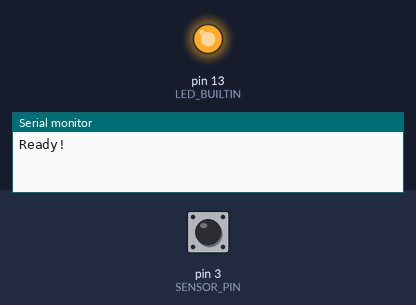
Recording of a sketch running on a simulated Arduino Uno, built with avr-gcc and run on an emulated ATmega328P. On the bench: output pins drawn as LEDs (lit = HIGH), the last lines printed to the serial monitor. Dashed ring = blinking. The inputs (shaded band) are chosen by the test bench; at power-on: pin 3 (SENSOR_PIN) HIGH.

Above: at 1.2 s.
1.3 s: pin 3 (SENSOR_PIN) driven LOW
At 2.0 s:
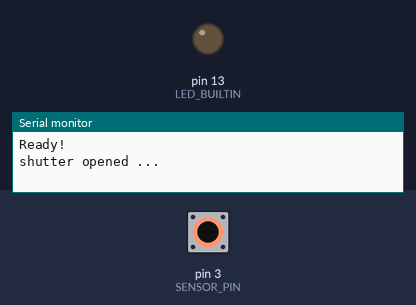
2.8 s: pin 3 (SENSOR_PIN) driven HIGH
At 3.4 s:
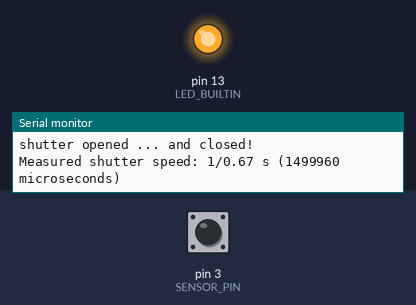
4.3 s: pin 3 (SENSOR_PIN) pulsed LOW 2 times (0.12 s each, 0.3 s apart)
At 4.51 s:
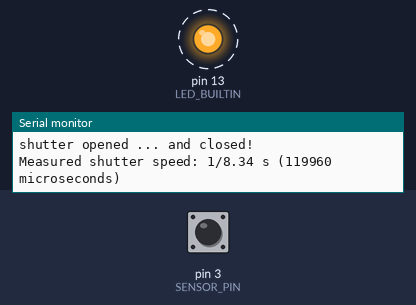
Timing chart, 0 to 7.3 s (numbered marks = the images above; inputs shaded):
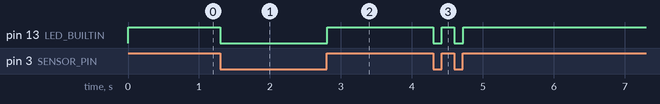

Measured:
- after the input at 1.3 s, pin 13 (LED_BUILTIN): HIGH → LOW at once
- after the input at 2.8 s, pin 13 (LED_BUILTIN): LOW → HIGH at once
- after the input at 4.3 s, pin 13 (LED_BUILTIN): alternates HIGH for 0.18 s and LOW for 0.12 s, 4 changes in all, then stays HIGH, starting at once

The sketch:

shutter_speed_tester.ino
```cpp
const int SENSOR_PIN = 3;
long t1, t2 = 0;
bool is_open = false;
bool has_fired = false;

void setup() {
    Serial.begin(9600);
    pinMode(SENSOR_PIN, INPUT_PULLUP);
    pinMode(LED_BUILTIN, OUTPUT);
    attachInterrupt(digitalPinToInterrupt(SENSOR_PIN), shutter_action, CHANGE);
    Serial.println("Ready!");
}

void loop() {
    if (has_fired) {
        long microseconds = t2 - t1;
        float fraction = 1000000 / (float)microseconds;
        Serial.print("Measured shutter speed: 1/");
        Serial.print(fraction);
        Serial.print(" s (");
        Serial.print(microseconds);
        Serial.println(" microseconds)");
        has_fired = false;
    }
    digitalWrite(LED_BUILTIN, digitalRead(SENSOR_PIN));
}

void shutter_action() {
    if (!is_open) {
        Serial.print("shutter opened ... ");
        is_open = true;
        t1 = micros();
    } else if (is_open) {
        Serial.println("and closed!");
        is_open = false;
        t2 = micros();
        has_fired = true;
    }
}
```
